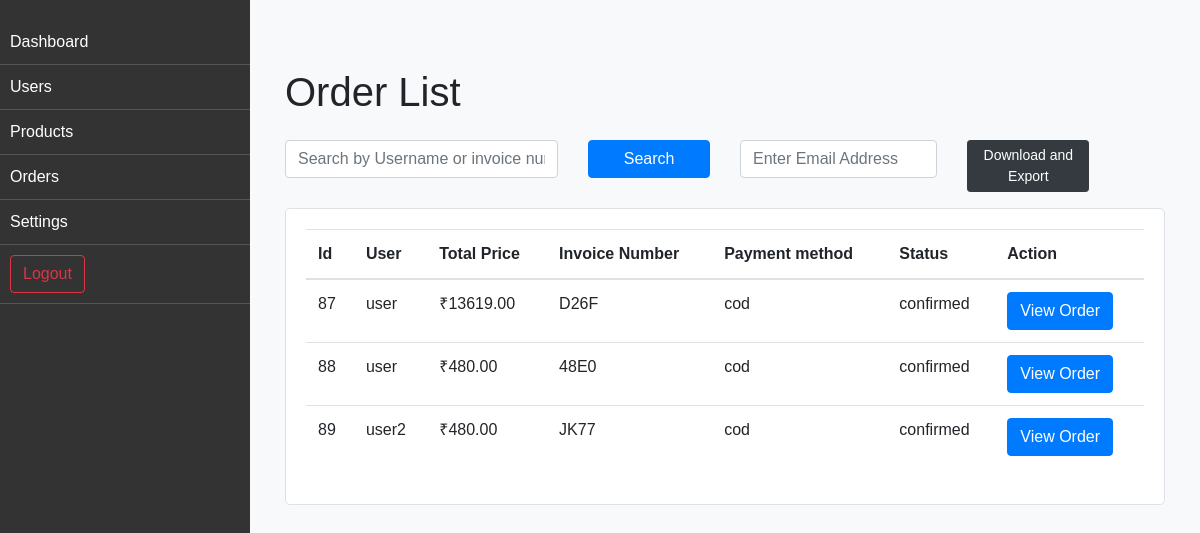
Page /order/ on the earlier database version.
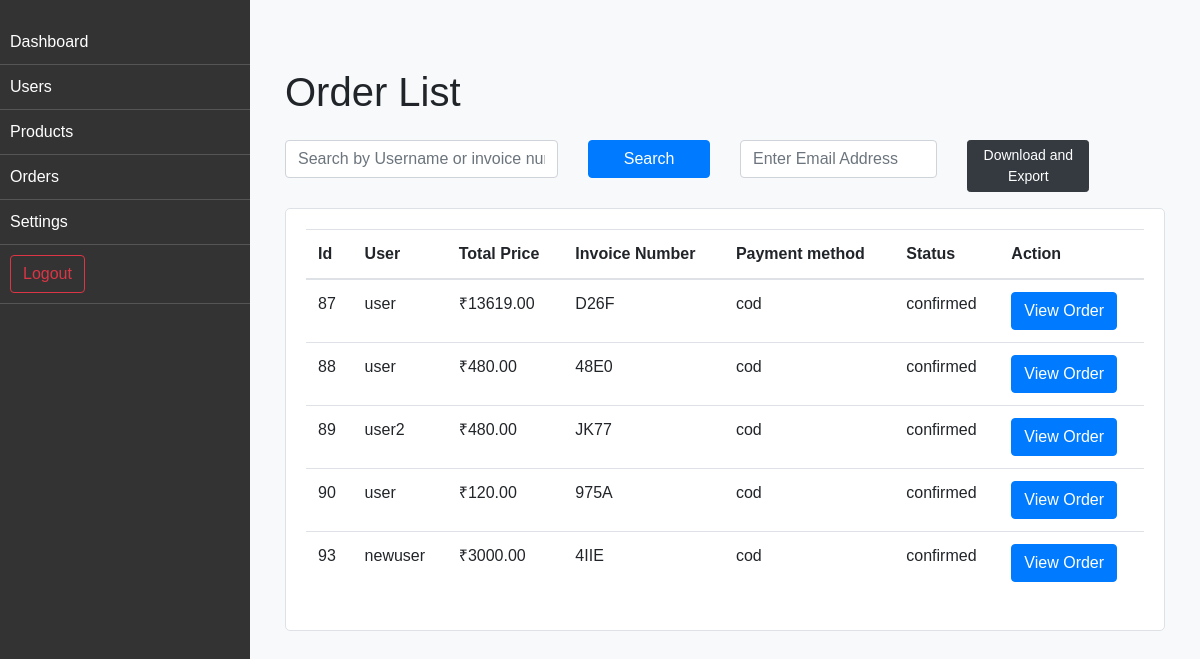
Same page on the later database version.
### ecommerce_app/models.py (models this page shows, shortened)
class Order(models.Model):
    PAYMENT_CHOICES = [
        ('Credit Card', 'Credit Card'),
        ('PayPal', 'PayPal'),
        ('cod', 'cod'),
    ]
    user = models.ForeignKey(User, on_delete=models.CASCADE)
    total_price = models.DecimalField(max_digits=10, decimal_places=2)
    status = models.CharField(max_length=20)
    created_at = models.DateTimeField(auto_now_add=True)
    invoice_number = models.CharField(max_length=50)
    payment_method = models.CharField(max_length=20, choices=PAYMENT_CHOICES)
    invoice_date = models.DateField()

### dashboard/views.py (the view)
# urls.py: path('order/', order_listing, name='order'),
def order_listing(request):
    search_query = request.GET.get('q')
    if search_query:
        orders = Order.objects.filter(
            Q(invoice_number__icontains=search_query) |
            Q(user__username__icontains=search_query)
        )
    else:
        orders = Order.objects.all()
    if not orders.exists() and search_query:
        orders = Order.objects.all()
    context = {
        'orders': orders
    }
    return render(request, 'dashboard/order.html', context)

### templates/dashboard/order.html (shortened to what this page needs)
{% extends "dashboard/base.html" %}
{% load static %}
{% block content %}
<link rel="stylesheet" href="https://maxcdn.bootstrapcdn.com/bootstrap/4.5.2/css/bootstrap.min.css">
<div class="container">
    <h1 class="mt-5 mb-4">Order List</h1>
    <form action="{% url 'order' %}" method="GET">
        <div class="row mb-3">
            <div class="col-md-4">
                <input type="text" name="q" class="form-control" placeholder="Search by Username or invoice number">
            </div>
            <div class="col-md-2">
                <button type="submit" class="btn btn-primary btn-block">Search </button>
            </div>
            <div class="col-md-3">
                <input type="email" class="form-control" id="emailInput" placeholder="Enter Email Address">
            </div>
            <div class="col-md-2">
                <button class="btn btn-dark btn-block btn-sm" id="exportButton">Download and Export</button>
            </div>
            <div class="col-md-1">
            </div>
        </div>
    </form>
    <div class="order-box">
        <table class="table">
            <thead>
                <tr>
                    <th scope="col">Id</th>
                    <th scope="col">User</th>
                    <th scope="col">Total Price</th>
                    <th scope="col">Invoice Number</th>
                    <th scope="col">Payment method</th>
                    <th scope="col">Status</th>
                    <th scope="col">Action</th>
                </tr>
            </thead>
            <tbody>
                {% for order in orders %}
                <tr>
                    <td>{{ order.id }}</td>
                    <td>{{ order.user }}</td>
                    <td>₹{{ order.total_price }}</td>
                    <td>{{ order.invoice_number }}</td>
                    <td>{{ order.payment_method }}</td>
                    <td>{{ order.status }}</td>
                    <td>
                        <button class="btn btn-primary view-order-btn" onclick="viewOrder(event)" data-order-id="{{ order.id }}">View Order</button>
                    </td>
                </tr>
                {% endfor %}
            </tbody>
        </table>
    </div>
</div>
{% endblock %}

Differences in the rows shown:
added Order: id "90", user "user", total_price "120.00", invoice_number "975A", payment_method "cod", status "confirmed"
added Order: id "93", user "newuser", total_price "3000.00", invoice_number "4IIE", payment_method "cod", status "confirmed"
